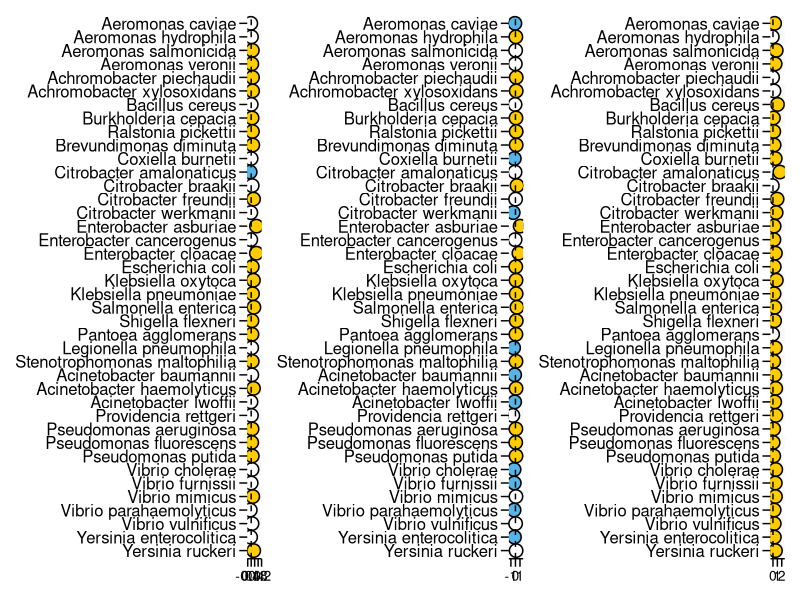

Generate this figure with R:
pkgs <- c("dplyr", "patchwork", "ggplot2")
for (p in pkgs) {
  if (!requireNamespace(p, quietly = TRUE)) {
    install.packages(p)
  }
  library(p, character.only = TRUE)
}

data_df <- read.csv("./data/Fig3a.csv")
plot_func <- function(split_name) {
  effect_df <- data_df %>% filter(split == split_name) %>% mutate(x = factor(var, levels = data_df$var %>% unique %>% rev))
  
  p <- ggplot(effect_df, aes(x, estimate)) +
    annotate('rect',
             xmin = seq(0.5, n_distinct(effect_df$x)-0.5, by = 2),
             xmax = seq(1.5, n_distinct(effect_df$x)+0.5, by = 2),
             ymin = -Inf, ymax = Inf, fill = 'gray95', alpha = 0.5) +
    {
      if(any(effect_df$Group != "b")) {
        list(
          geom_errorbar(
            data = subset(effect_df, Group != "b"),
            aes(ymin = conf.low, ymax = conf.high),
            width = 0.5, size = 0.5, color = "black"
          ),
          geom_point(
            data = subset(effect_df, Group != "b"),
            aes(fill = Group),
            shape = 21, size = 4, color = "black", stroke=0.8
          )
        )
      }
    } +
    geom_hline(yintercept = 0, linetype = "dashed", color = "black") +
    scale_x_discrete() +
    scale_fill_manual(values = c("plastisphere" = "#FFCC00", "ckenvironment" = "#56B4E9", "none" = "white")) +
    coord_flip() +
    labs(x = NULL, y = NULL) +
    theme(panel.background = element_rect(fill = 'transparent'),
          panel.grid = element_blank(),
          axis.ticks.length = unit(0.4,"lines"),
          axis.ticks = element_line(color='black'),
          axis.line = element_line(colour = "black"),
          axis.title.x=element_text(colour='black', size=12),
          axis.text=element_text(colour='black',size=10),
          axis.text.y = element_text(colour='black', size=12),
          legend.position = "none",
          axis.line.y = element_blank(),
          plot.title = element_text(size = 15,colour = "black",hjust = 0.5)) +
    scale_x_discrete(limits = levels(effect_df$x))
  return(p)
}
p_combined <- plot_func("All") + plot_func("Freshwater") + plot_func("Marine")
ggsave(p_combined, filename = "./figures/Fig3a.pdf", width = 14, height = 6)
